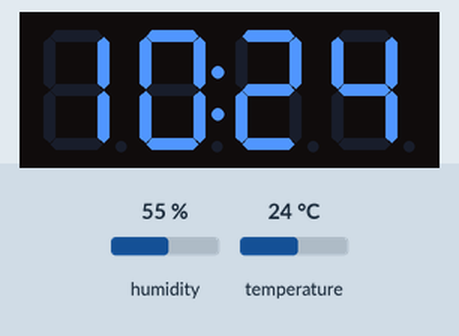
Recording of a program running on a simulated Raspberry Pi (BCM pin numbers). Shown: 4-digit seven-segment display. Inputs (shaded band) come from the test bench; at power-on: temperature 24 °C, humidity 55 %. The clock reads 2024-03-15 10:24:30 at power-on unless the program sets it; what the program prints to the terminal is not drawn.

Above: at 1.2 s.
1.3 s: temperature set to 12 °C
At 13.7 s:
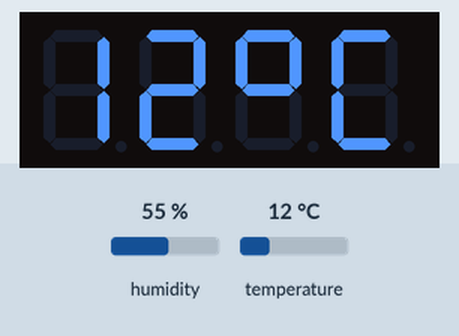
14.5 s: humidity set to 22 %
At 26.0 s:
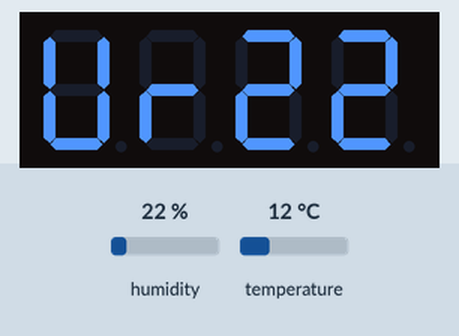
27.1 s: humidity set to 40 %
At 35.8 s:
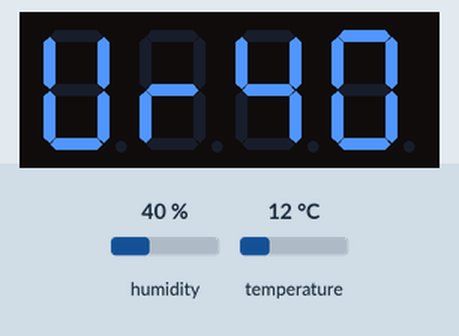
40.1 s: temperature set to 19 °C
At 51.7 s:
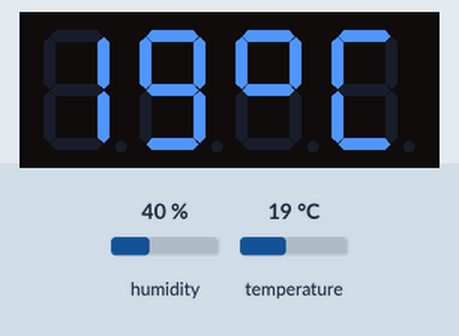
Timing chart, 0 to 53.2 s (numbered marks = the images above; inputs shaded):
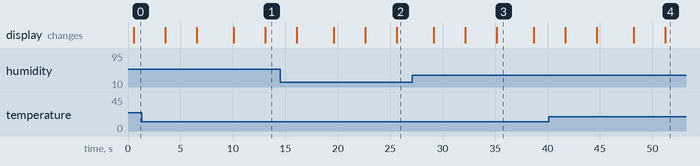

Measured:
- what the display in image 3 shows lasts 3.5 s, from 35.2 s to 38.7 s

The program:

DTH11_bot.py
```python
import Adafruit_DHT  # Libreria deprecata, clonata da https://github.com/adafruit/Adafruit_Python_DHT
from tm1637 import TM1637
import RPi.GPIO as GPIO  # Modulo per gestire i pin GPIO
import telepot  # Libreria per Telegram
from telepot.loop import MessageLoop  # Gestione dei messaggi
from time import sleep, strftime

# Configura il token del bot Telegram
TOKEN = '8097530462:AAF01TEd3_rwn-3rigifDigLmf4Ur7kCQzM'
bot = telepot.Bot(TOKEN)

# Configurazione del sensore DHT
DHT_SENSOR = Adafruit_DHT.DHT11
DHT_PIN = 4  # Pin collegato al sensore DHT11

# Pin per il display TM1637
CLK_PIN = 1  # Pin GPIO per il clock
DIO_PIN = 0  # Pin GPIO per i dati

# Inizializzazione GPIO
GPIO.setmode(GPIO.BCM)
GPIO.setup(DHT_PIN, GPIO.IN)
GPIO.setup(CLK_PIN, GPIO.OUT)
GPIO.setup(DIO_PIN, GPIO.OUT)

# Inizializzazione del display TM1637
display = TM1637(CLK_PIN, DIO_PIN)
display.brightness(4)  # Luminosità del display (0-7)

# Funzione per leggere i dati dal sensore DHT11
def get_temp_humidity():
    humidity, temp = Adafruit_DHT.read_retry(DHT_SENSOR, DHT_PIN)
    if humidity is None or temp is None:
        raise RuntimeError("Impossibile leggere i dati dal sensore")
    return temp, humidity

# Funzione per gestire i messaggi ricevuti dal bot Telegram
def handle_message(msg):
    chat_id = msg['chat']['id']
    command = msg['text'].strip().lower()

    if command == '/temp':
        try:
            temp, humidity = get_temp_humidity()
            message = f"Temperatura: {temp:.1f}°C\nUmidità: {humidity:.1f}%"
        except RuntimeError as e:
            message = f"Errore: {str(e)}"
        bot.sendMessage(chat_id, message)
    else:
        bot.sendMessage(chat_id, "Comando non riconosciuto. Usa /temp per ottenere temperatura e umidità.")

# Funzione per aggiornare il display con l'ora, temperatura e umidità
def update_display(temp, humidity):
    # Mostra l'ora corrente
    ora = int(strftime("%H"))
    minuti = int(strftime("%M"))
    display.numbers(ora, minuti)
    sleep(3)  # Attendi prima di aggiornare la temperatura

    # Mostra la temperatura sul display
    display.temperature(int(temp))
    sleep(3)

    # Mostra l'umidità sul display
    display.number(int(humidity))
    display.write([0b00111110, 0b01010000])  # Icona personalizzata
    sleep(3)

# Funzione principale di esecuzione del loop
def main_loop():
    while True:
        try:
            temp, humidity = get_temp_humidity()
            update_display(temp, humidity)
        except RuntimeError as e:
            print(f"Errore: {e}")
            sleep(5)  # Attendi prima di riprovare

# Avvia il bot per gestire i messaggi
MessageLoop(bot, handle_message).run_as_thread()

# Messaggio di avvio
print("Bot attivo. Usa il comando /temp per ottenere la temperatura e umidità.")

# Esegui il loop principale
if __name__ == "__main__":
    main_loop()
```
